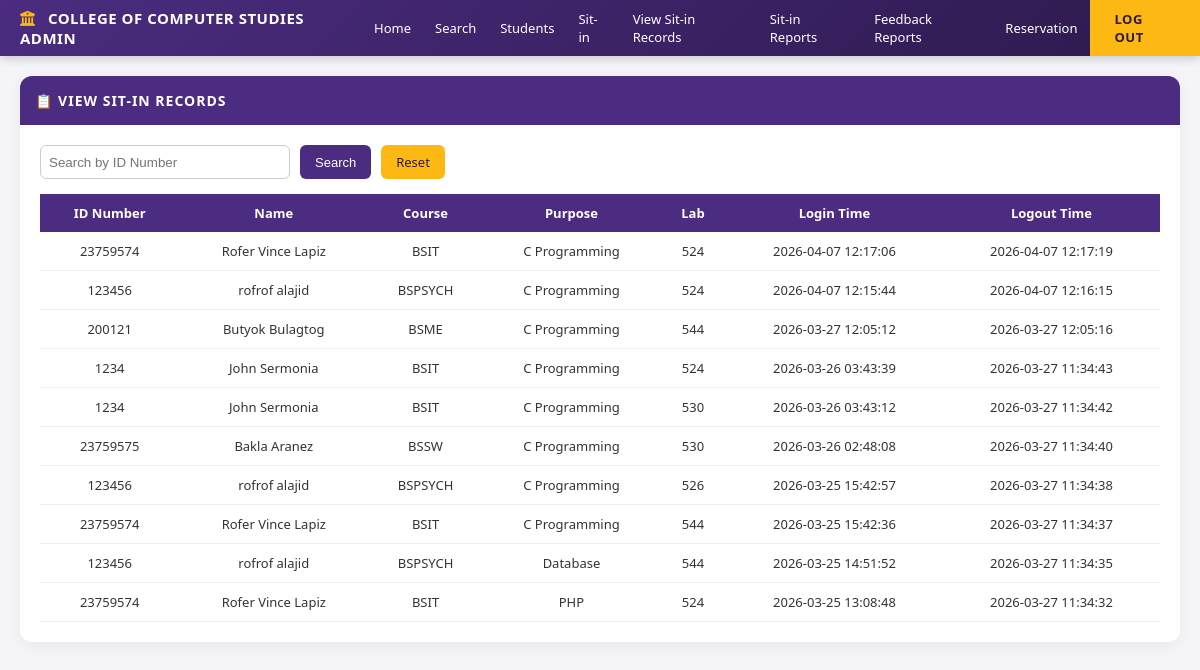
Page /admin/view-sitin-records (signed in) on the committed database.
### tables this page shows
CREATE TABLE sitin_records (
            id INTEGER PRIMARY KEY AUTOINCREMENT,
            id_number TEXT NOT NULL,
            purpose TEXT NOT NULL,
            lab TEXT NOT NULL,
            login_time DATETIME DEFAULT CURRENT_TIMESTAMP,
            logout_time DATETIME
        , rating INTEGER, feedback TEXT);

CREATE TABLE students (
            id INTEGER PRIMARY KEY AUTOINCREMENT,
            id_number TEXT UNIQUE NOT NULL,
            last_name TEXT NOT NULL,
            first_name TEXT NOT NULL,
            middle_name TEXT,
            course TEXT NOT NULL,
            course_level TEXT NOT NULL,
            password TEXT NOT NULL,
            email TEXT UNIQUE NOT NULL,
            address TEXT
        );

### app.py (the view)
@app.route('/admin/view-sitin-records')
def view_sitin_records():
    if 'admin_id' not in session:
        return redirect(url_for('login'))
    conn = get_db()
    search_id = request.args.get('search_id', '')
    query = '''
        SELECT
            sr.id,
            sr.id_number,
            sr.purpose,
            sr.lab,
            sr.login_time,
            sr.logout_time,
            s.first_name,
            s.last_name,
            s.course
        FROM sitin_records sr
        JOIN students s ON sr.id_number = s.id_number
    '''
    params = []
    if search_id:
        query += " WHERE sr.id_number LIKE ?"
        params.append(f"%{search_id}%")
    query += " ORDER BY sr.login_time DESC"
    records = conn.execute(query, params).fetchall()
    conn.close()
    return render_template(
        'admin_view_sitin_records.html',
        records=records,
        admin_user=session['admin_user']
    )

### app.py (called while the page is built)
def get_db():
    conn = sqlite3.connect(DB_PATH)
    conn.row_factory = sqlite3.Row
    return conn

### templates/admin_view_sitin_records.html (shortened to what this page needs)
<!DOCTYPE html>
<html lang="en">
<head>
    <link rel="stylesheet" href="{{ url_for('static', filename='style.css') }}">
    <link rel="stylesheet" href="https://cdnjs.cloudflare.com/ajax/libs/font-awesome/6.0.0/css/all.min.css">
</head>
<body style="background:#f4f4f9;">
<div class="admin-navbar">
    <span style="color:white;font-weight:700;font-size:15px;letter-spacing:0.5px;">
        <i class="fas fa-university" style="color: var(--uc-gold); margin-right:8px;"></i>
        COLLEGE OF COMPUTER STUDIES ADMIN
    </span>
    <div class="admin-nav-links" style="display:flex; align-items:center; height:100%;">
        <a href="/admin/dashboard">Home</a>
        <a href="javascript:void(0)">Search</a>
        <a href="/admin/students">Students</a>
        <a href="/admin/sitin-records">Sit-in</a>
        <a href="/admin/view-sitin-records">View Sit-in Records</a>
        <a href="/admin/sitin-reports">Sit-in Reports</a>
        <a href="/admin/feedback-reports">Feedback Reports</a>
        <a href="/admin/reservations">Reservation</a>
        <a href="/admin/logout" class="admin-logout-btn">Log out</a>
    </div>
</div>
<div style="padding:20px;">
    <div class="dash-card">
        <div class="dash-card-header">
            📋 VIEW SIT-IN RECORDS
        </div>
        <div style="padding:20px;">
            <form method="GET" class="search-box">
                <input type="text" name="search_id" placeholder="Search by ID Number">
                <button class="btn btn-search" type="submit">Search</button>
                <a href="/admin/view-sitin-records" class="btn btn-reset">Reset</a>
            </form>
            <table>
                <thead>
                    <tr>
                        <th>ID Number</th>
                        <th>Name</th>
                        <th>Course</th>
                        <th>Purpose</th>
                        <th>Lab</th>
                        <th>Login Time</th>
                        <th>Logout Time</th>
                    </tr>
                </thead>
                <tbody>
                {% for r in records %}
                    <tr>
                        <td>{{ r.id_number }}</td>
                        <td>{{ r.first_name }} {{ r.last_name }}</td>
                        <td>{{ r.course if r.course else 'N/A' }}</td>
                        <td>{{ r.purpose }}</td>
                        <td>{{ r.lab }}</td>
                        <td>{{ r.login_time }}</td>
                        <td>
                            {% if r.logout_time %}
                                {{ r.logout_time }}
                            {% else %}
                                <span style="color:red;font-weight:bold;">ACTIVE</span>
                            {% endif %}
                        </td>
                    </tr>
                {% endfor %}
                </tbody>
            </table>
        </div>
    </div>
</div>
</body>
</html>

### static/style.css (style rules this page uses)
body { margin: 0; font-family: 'Segoe UI', Arial, sans-serif; background: linear-gradient(135deg, #4b2c80 0%, #2d1a4d 40%, #f0f2f5 40%, #f0f2f5 100%); background-attachment: fixed; color: #333; }
input[type="text"], input[type="password"], input[type="email"], .register-input-field { width: 100%; padding: 12px; border: 1px solid #ddd; border-radius: 6px; box-sizing: border-box; transition: border-color 0.3s; }
.dash-card { background: #fff; border-radius: 8px; box-shadow: 0 2px 8px rgba(0,0,0,0.09); overflow: hidden; display: flex; flex-direction: column; }
.dash-card-header { background: #6b21a8; color: #fff; font-weight: 700; font-size: 14px; padding: 12px 16px; letter-spacing: 0.3px; }
* { box-sizing: border-box; }
html, body { width: 100%; overflow-x: hidden; }
.dash-card, .students-card, .profile-card, .login-box, .info-card, .dashboard-card, .reservation-card, .admin-card, .form-card, .chart-card, .stats-card { max-width: 100%; }

### templates/admin_view_sitin_records.html (style rules this page uses)
:root { --uc-purple: #4b2c80; --uc-purple-dark: #2d1a4d; --uc-gold: #fdb813; --uc-gold-hover: #e0a800; }
.admin-navbar { background: linear-gradient(135deg, var(--uc-purple) 0%, var(--uc-purple-dark) 100%); height: 56px; padding: 0 0 0 20px; display: flex; align-items: center; justify-content: space-between; box-shadow: 0 2px 10px rgba(0,0,0,0.2); }
.admin-nav-links a { color: white; text-decoration: none; font-size: 13px; font-weight: 500; padding: 0 12px; height: 56px; display: flex; align-items: center; transition: all 0.3s ease; }
.admin-logout-btn { background: var(--uc-gold) !important; color: var(--uc-purple-dark) !important; height: 100% !important; padding: 0 25px !important; font-weight: 800 !important; text-transform: uppercase; letter-spacing: 0.5px; }
.dash-card { background: white; border-radius: 12px; box-shadow: 0 4px 15px rgba(0,0,0,0.05); }
.dash-card-header { background: var(--uc-purple); color: white; padding: 15px; font-weight: 700; letter-spacing: 1px; }
table { width: 100%; border-collapse: collapse; }
th { background: var(--uc-purple); color: white; padding: 10px; font-size: 13px; }
td { padding: 10px; font-size: 13px; border-bottom: 1px solid #eee; text-align: center; }
.search-box { display: flex; gap: 10px; margin-bottom: 15px; }
.search-box input { padding: 8px; width: 250px; border: 1px solid #ccc; border-radius: 6px; }
.btn { padding: 8px 15px; border-radius: 6px; border: none; cursor: pointer; font-size: 13px; text-decoration: none; }
.btn-search { background: var(--uc-purple); color: white; }
.btn-reset { background: var(--uc-gold); color: var(--uc-purple-dark); }

### rows in the picture
sitin_records: id_number "23759574", first_name "Rofer Vince", last_name "Lapiz", course "BSIT", purpose "C Programming", lab "524", login_time "2026-04-07 12:17:06", logout_time "2026-04-07 12:17:19"
sitin_records: id_number "123456", first_name "rofrof", last_name "alajid", course "BSPSYCH", purpose "C Programming", lab "524", login_time "2026-04-07 12:15:44", logout_time "2026-04-07 12:16:15"
sitin_records: id_number "200121", first_name "Butyok", last_name "Bulagtog", course "BSME", purpose "C Programming", lab "544", login_time "2026-03-27 12:05:12", logout_time "2026-03-27 12:05:16"
sitin_records: id_number "1234", first_name "John", last_name "Sermonia", course "BSIT", purpose "C Programming", lab "524", login_time "2026-03-26 03:43:39", logout_time "2026-03-27 11:34:43"
sitin_records: id_number "1234", first_name "John", last_name "Sermonia", course "BSIT", purpose "C Programming", lab "530", login_time "2026-03-26 03:43:12", logout_time "2026-03-27 11:34:42"
sitin_records: id_number "23759575", first_name "Bakla", last_name "Aranez", course "BSSW", purpose "C Programming", lab "530", login_time "2026-03-26 02:48:08", logout_time "2026-03-27 11:34:40"
sitin_records: id_number "123456", first_name "rofrof", last_name "alajid", course "BSPSYCH", purpose "C Programming", lab "526", login_time "2026-03-25 15:42:57", logout_time "2026-03-27 11:34:38"
sitin_records: id_number "23759574", first_name "Rofer Vince", last_name "Lapiz", course "BSIT", purpose "C Programming", lab "544", login_time "2026-03-25 15:42:36", logout_time "2026-03-27 11:34:37"
sitin_records: id_number "123456", first_name "rofrof", last_name "alajid", course "BSPSYCH", purpose "Database", lab "544", login_time "2026-03-25 14:51:52", logout_time "2026-03-27 11:34:35"
sitin_records: id_number "23759574", first_name "Rofer Vince", last_name "Lapiz", course "BSIT", purpose "PHP", lab "524", login_time "2026-03-25 13:08:48", logout_time "2026-03-27 11:34:32"
